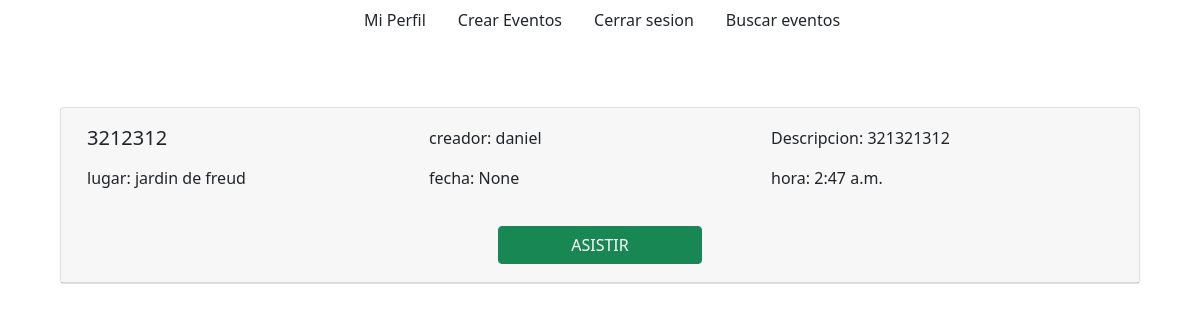
Page /event/verEvento/13 (signed in) on the committed database.
### event/models.py (models this page shows, shortened)
class event(models.Model):
    id = models.AutoField(primary_key=True)
    name = models.CharField(max_length=45, unique=True)
    Description = models.TextField(max_length=245)
    facultad = models.CharField(max_length=20, null=True, blank=True)
    undergrade = models.CharField(max_length=30,null=True,blank =True)
    image = models.ImageField(upload_to=  "../images",null= True,blank=True)
    place = models.CharField(max_length=200)
    points = models.IntegerField()
    date = models.DateField(blank=True, null=True)
    hour = models.TimeField(blank=True, null=True)
    creator = models.ForeignKey(on_delete=models.CASCADE,to='user.user', related_name = "creator",null= True,blank=True)
    category = models.ManyToManyField('category')
    class Meta:
         verbose_name = "event"
         ordering = ['name']

### user/models.py (models this page shows)
class user(AbstractUser):
    pregrado = models.CharField(max_length=45,null=True, blank=True)
    faculty = models.CharField(max_length=35,null=True, blank=True)
    instagram = models.URLField(max_length=123, null=True, blank=True)
    insignia = models.ForeignKey(insignia, on_delete=models.CASCADE,  null=True, blank=True)
    rango = models.ForeignKey(rango, on_delete=models.CASCADE, null=True, blank=True)
    reward = models.ManyToManyField(reward,  blank=True)
    event = models.ManyToManyField(event, null=True, blank=True)
    category = models.ManyToManyField(category,  blank=True)

### event/views.py (the view)
# urls.py: path('verEvento/<int:pk>',eventdetailview.as_view(),name="verEvento"),
class eventdetailview(LoginRequiredMixin, DetailView):
    model=  event
    template_name = "../templates/event_detail.html"

### templates/event_detail.html (shortened to what this page needs)
<html>
    <head>
    <link href="https://cdn.jsdelivr.net/npm/bootstrap@5.0.2/dist/css/bootstrap.min.css" rel="stylesheet">
    </head>
    <body>
        <nav class="nav ps-1 justify-content-center bg-white">
            <a href="../../User/perfil/" class="nav-link text-reset">Mi Perfil</a>
            <a href="../crearEvento/" class="nav-link text-reset">Crear Eventos</a>
            <a href="../../accounts/logout/ " class="nav-link text-reset">Cerrar sesion</a>
            <a href="../listview/" class="nav-link text-reset">Buscar eventos</a>
           </nav>
           <div class="container" style="display: flex; flex-direction: column; align-items: center; justify-content: space-between;">
            <div class="card" style="width: 90vw; margin-top: 6%;">
                <div class="card-header">
                    <div class="card-body" style="display: grid ;  grid-template: 1fr 1fr / 1fr 1fr 1fr;   padding: 10px;">
                        <h5 class="card-title">{{event.name}}</h5>
                        <p class="card-text"> creador: {{event.creator.username}}</p>
                        <p class="card-text"> Descripcion: {{event.Description}}</p>
                        <p class="card-text"> lugar: {{event.place}}</p>
                        <p class="card-text"> fecha: {{event.date}}</p>
                        <p class="card-text"> hora: {{event.hour}}</p>
                      </div>
                      <div class="container"  style = " display: flex; align-items: center; justify-content: center;" >
                        <a  class="btn btn-success" style="width: 20%; margin: 1%;">ASISTIR</a>
                    </div>
                </div>
               </div>
        </div>
    </body>
</html>

### templates/event_detail.html (style rules this page uses)
body { background-image: url("https://upload.wikimedia.org/wikipedia/commons/7/73/Plaza_Che%2C_Bogot%C3%A1.jpg"); background-position: center center; }

### rows in the picture
event: name "3212312", creator.username "daniel", Description "321321312", place "jardin de freud", date "None", hour "2:47 a.m."
